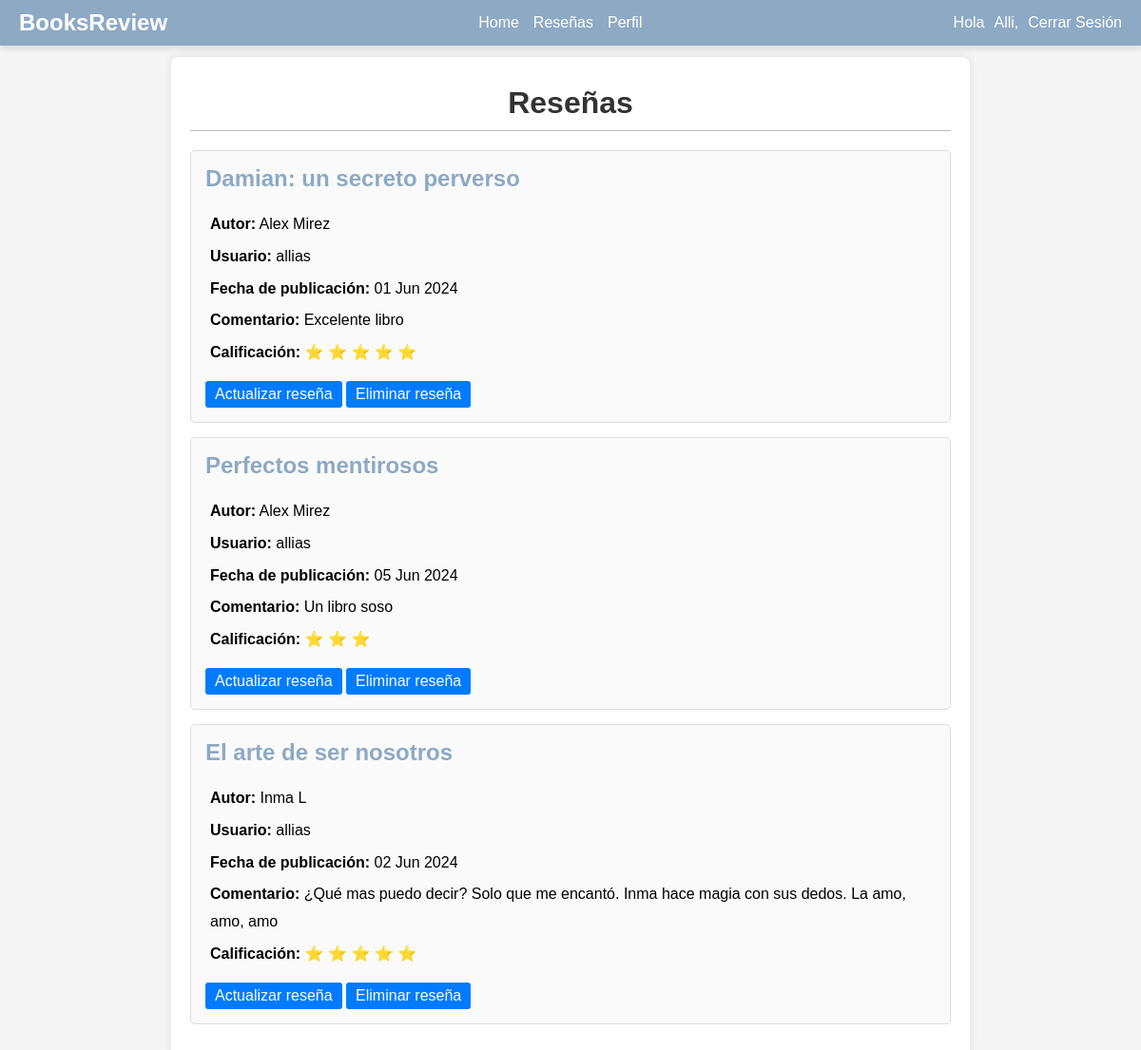
/home/review_list/ (signed in), run on the app's committed database.
### books/models.py (models this page shows, shortened)
class Review(models.Model):
    RATING_CHOICES = (
        (1, '1'),
        (2, '2'),
        (3, '3'),
        (4, '4'),
        (5, '5'),
    )
    book = models.ForeignKey(Book, on_delete=models.CASCADE)
    pub_date = models.DateTimeField('date published', auto_now_add=True)
    user = models.ForeignKey(settings.AUTH_USER_MODEL, on_delete=models.CASCADE, null=True)
    comment = models.CharField(max_length=200)
    rating = models.IntegerField(choices=RATING_CHOICES)

class Book(models.Model):
    title = models.CharField(max_length=255)
    synopsis = models.TextField()
    year = models.DateField(blank=True, null=True, default=timezone.now)
    author = models.ForeignKey(Author, on_delete=models.CASCADE)
    publishing = models.ForeignKey(Publishing, on_delete=models.CASCADE)
    cover_libro = models.ImageField(upload_to='books/', blank=True, null=True)

class Author(models.Model):
    name = models.CharField(max_length=255)
    description = models.TextField()
    cover_image = models.ImageField(upload_to='author/covers/', blank=True, null=True)
    def __str__(self):
        return self.name

### books/views.py (the view)
# urls.py: path('review_list/',ReviewListView.as_view() ,name='review_list'),
@method_decorator(login_required, name='dispatch')
class ReviewListView(ListView):
    model = Review
    template_name = 'Review/review_list.html'
    context_object_name = 'review'
    def get_queryset(self):
        return Review.objects.filter(user=self.request.user)

### books/templatetags/custom_tags.py (called while the page is built)
@register.filter
def get_range(value):
    return range(value)

### templates/Review/review_list.html (shortened to what this page needs)
{% extends 'base.html' %}
{% load static %}
{% load custom_tags %}
{% block css %}
    <link rel="stylesheet" type="text/css" href="{% static 'css/book/grid.css' %}">
    <link rel="stylesheet" type="text/css" href="{% static 'css/estilos.css' %}">
    <link rel="stylesheet" type="text/css" href="{% static 'css/review/reviewlist.css' %}">
{% endblock %}
{% block content %}
     <div class="container">
        <h1>Reseñas</h1>
        <div class="review-list">
            {% for review in review %}
                <div class="review-item">
                    <h2>{{ review.book.title }}</h2>
                    <p><strong>Autor:</strong> {{ review.book.author }}</p>
                    <p><strong>Usuario:</strong> {{ review.user.username }}</p>
                    <p><strong>Fecha de publicación:</strong> {{ review.pub_date|date:"d M Y" }}</p>
                    <p><strong>Comentario:</strong> {{ review.comment }}</p>
                    <p><strong>Calificación:</strong>
                        {% for i in review.rating|get_range %}
                            ⭐
                        {% endfor %}
                    </p>
                    <a href="{% url 'upt_review' review.book.id %}" class="add-review-btn">Actualizar reseña</a>
                    <a href="{% url 'delete_review' review.book.id %}" class="dl-eliminar-btn">Eliminar reseña</a>
                </div>
            {% empty %}
                <p>No hay reseñas disponibles.</p>
            {% endfor %}
        </div>
    </div>
{% endblock %}

### templates/base.html (shortened to what this page needs)
{% load static %}
<!DOCTYPE html>
<html lang="{{ LANGUAGE_CODE }}">
<head>
    <link href="{% static "css/base.css" %}" rel="stylesheet">
    <link href="{% static "css/nav.css" %}" rel="stylesheet">
    {% block css %}
    {% endblock %}
</head>
<body>
{% block nav %}
    <header class="header">
        <nav class="navbar">
            <a href="{% url "book_list" %}" class="nav-logo">BooksReview</a>
            {% if request.user.is_authenticated %}
                <ul class="nav-menu">
                    <li {% if section == "inicio" %}class="nav-link"{% endif %}>
                        <a href="{% url "book_list" %}">Home</a>
                    </li>
                    {% if not request.user.is_superuser %}
                        <li {% if section == "reseñas" %}class="nav-link"{% endif %}>
                            <a href="{% url "review_list" %}">Reseñas</a>
                        </li>
                     {% endif %}
                        {% if not request.user.is_superuser %}
                            <li {% if section == "perfil" %}class="nav-link"{% endif %}>
                                <a href="{% url "profile" %}">Perfil</a>
                            </li>
                        {% endif %}
                </ul>
            {% endif %}
                <span class="user">
                    {% if request.user.is_authenticated%}
                        Hola
                        {% if not request.user.is_superuser %}
                            <a class="usuario" href="{% url "profile" %}">{{ request.user.first_name|default:request.user.username }},</a>
                        {% else %}
                            {{ request.user.first_name|default:request.user.username }},
                        {% endif %}
                       <a href="#" onclick="document.getElementById('logout-form').submit();">Cerrar Sesión</a>
                    {% else %}
                       <a href="{% url "login" %}">Iniciar Sesión</a>
                    {% endif %}
                </span>
        </nav>
    </header>
{% endblock %}
{% block content %}{% endblock %}
</body>
</html>

### static/css/base.css (style rules this page uses)
body { margin:0; padding:0; }
p { line-height: 1.8; }
a { color:white; text-decoration:none; }
h1 { border-bottom:1px solid #bbb; padding:0 0 10px 0; margin:10px 0 20px 0; }
h2 { margin:30px 0 20px; }

### static/css/nav.css (style rules this page uses)
.header { background-color: #8DA9C4; padding: 10px 0; position: fixed; width: 100%; top: 0; left: 0; box-shadow: 0 4px 6px rgba(0, 0, 0, 0.1); z-index: 1000; }
.navbar { display: flex; justify-content: space-between; align-items: center; max-width: 1200px; margin: 0 auto; padding: 0 20px; z-index: 1; }
.nav-logo { color: white; font-size: 1.5em; text-decoration: none; font-weight: bold; }
.nav-menu { list-style: none; display: flex; gap: 15px; margin: 0; padding: 0; }
.user { color: white; display: flex; align-items: center; gap: 10px; }

### static/css/book/grid.css (style rules this page uses)
.review-item .add-review-btn, .review-item .dl-eliminar-btn { margin-top: 10px; display: inline-block; padding: 5px 10px; background-color: #007bff; color: white; text-decoration: none; border-radius: 3px; }

### static/css/review/reviewlist.css (style rules this page uses)
body { font-family: Arial, sans-serif; background-color: #f5f5f5; margin: 0; padding: 0; }
.container { max-width: 800px; margin: 20px auto; padding: 20px; background-color: #fff; box-shadow: 0 0 10px rgba(0, 0, 0, 0.1); border-radius: 8px; z-index:9999; margin-top: 60px; }
h1 { text-align: center; color: #333; }
.review-list { margin-top: 20px; }
.review-item { border: 1px solid #ddd; padding: 15px; margin-bottom: 15px; border-radius: 5px; background-color: #fafafa; }
.review-item h2 { margin-top: 0; color: #8DA9C4; }
.review-item p { margin: 5px }
.review-item .add-review-btn, .review-item .dl-eliminar-btn { margin-top: 10px; display: inline-block; padding: 5px 10px; background-color: #007bff; color: white; text-decoration: none; border-radius: 3px; }

### data on the page
Review: book "Damian: un secreto perverso", book.author "Alex Mirez", user.username "allias", pub_date "01 Jun 2024", comment "Excelente libro", rating 5 (drawn)
Review: book "Perfectos mentirosos", book.author "Alex Mirez", user.username "allias", pub_date "05 Jun 2024", comment "Un libro soso", rating 3 (drawn)
Review: book "El arte de ser nosotros", book.author "Inma L", user.username "allias", pub_date "02 Jun 2024", comment "¿Qué mas puedo decir? Solo que me encantó. Inma hace magia con sus dedos. La amo, amo, amo", rating 5 (drawn)

### other printed values
{{ request.user.first_name|default:request.user.username }} "Alli"
